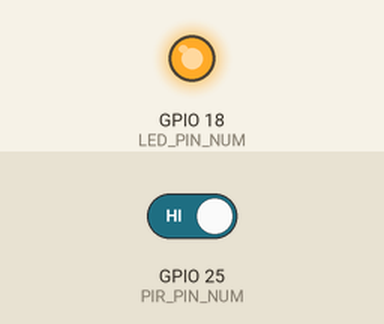
Recording of a program running on a simulated Raspberry Pi (BCM pin numbers). Parts: output pins drawn as LEDs (lit = HIGH). Inputs (shaded band) come from the test bench; at power-on: GPIO 25 (PIR_PIN_NUM) HIGH.

Above: at 1.2 s.
1.3 s: GPIO 25 (PIR_PIN_NUM) driven LOW
At 1.8 s:
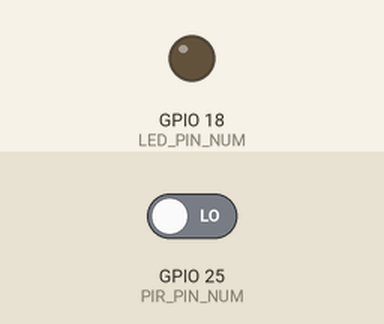
2.9 s: GPIO 25 (PIR_PIN_NUM) driven HIGH
At 4.2 s:
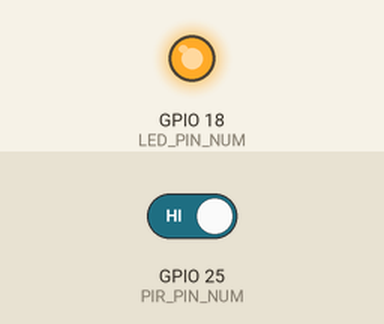
Timing chart, 0 to 5.9 s (numbered marks = the images above; inputs shaded):
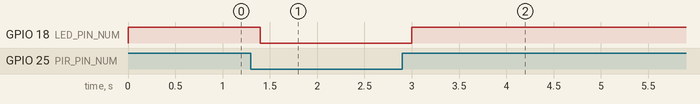

The program:

detect-motion.py
```python
import RPi.GPIO as GPIO
import time
import signal
import sys

# Exit handling

def exit_handler():
  GPIO.cleanup()
  sys.exit(0)

signal.signal(signal.SIGTERM, exit_handler)

# GPIO and pins setup

PIR_PIN_NUM = 25
LED_PIN_NUM = 18

GPIO.setmode(GPIO.BCM) # Board BCM GPIO numbering
GPIO.setup(PIR_PIN_NUM, GPIO.IN) # Set pin 25 as input
GPIO.setup(LED_PIN_NUM, GPIO.OUT, initial = 0) # Set pin 18 as output

# Main loop

delay = 0.2 # seconds

while True:
  GPIO.output(LED_PIN_NUM, 1 if GPIO.input(PIR_PIN_NUM) else 0)
  time.sleep(delay)
```

Measured:
- after the input at 1.3 s, GPIO 18 (LED_PIN_NUM): HIGH → LOW after 0.10 s
- after the input at 2.9 s, GPIO 18 (LED_PIN_NUM): LOW → HIGH after 0.10 s
